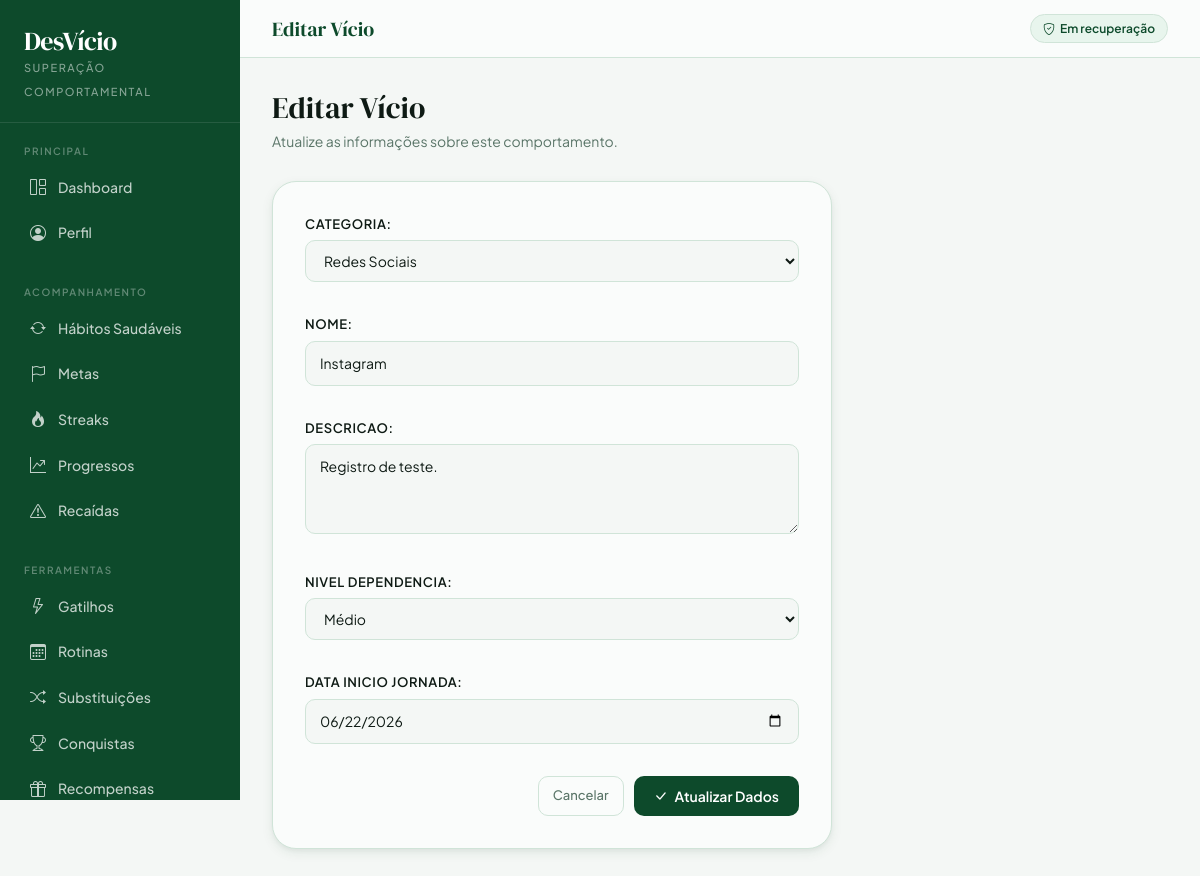
Page /vicio/3/editar/ (signed in) on the committed database.
### app/models.py (models this page shows, shortened)
class Vicio(models.Model):
    NIVEL_CHOICES = [
        ('Baixo', 'Baixo'),
        ('Médio', 'Médio'),
        ('Alto', 'Alto'),
        ('Muito Alto', 'Muito Alto'),
    ]
    usuario = models.ForeignKey(Usuario, on_delete=models.CASCADE, related_name='vicios')
    categoria = models.ForeignKey(Categoria, on_delete=models.SET_NULL, null=True, blank=True)
    nome = models.CharField(max_length=100)
    descricao = models.TextField(blank=True)
    nivel_dependencia = models.CharField(max_length=20, choices=NIVEL_CHOICES, default='Médio')
    data_inicio_jornada = models.DateField(default=timezone.now)

class Categoria(models.Model):
    nome = models.CharField(max_length=100)
    def __str__(self):
        return self.nome

### app/views.py (the view)
    def wrapper(request, *args, **kwargs):
        if not usuario_logado(request):
            messages.warning(request, 'Você precisa entrar para acessar essa página.')
            return redirect('login')
        return view_func(request, *args, **kwargs)

### app/forms.py
class VicioForm(forms.ModelForm):
    class Meta:
        model = Vicio
        fields = ['categoria', 'nome', 'descricao', 'nivel_dependencia', 'data_inicio_jornada']
        widgets = {
            'nome': forms.TextInput(attrs={'placeholder': 'Ex: Cigarro'}),
            'descricao': forms.Textarea(attrs={'placeholder': 'Breve descrição', 'rows': 3}),
            'data_inicio_jornada': forms.DateInput(attrs={'type': 'date'}),
        }

### app/views.py (called while the page is built)
def usuario_logado(request):
    user_id = request.session.get('usuario_id')
    if not user_id:
        return None
    return Usuario.objects.filter(id=user_id).first()

def login_obrigatorio(view_func):
    def wrapper(request, *args, **kwargs):
        if not usuario_logado(request):
            messages.warning(request, 'Você precisa entrar para acessar essa página.')
            return redirect('login')
        return view_func(request, *args, **kwargs)
    return wrapper

@login_obrigatorio
def editar_vicio(request, vicio_id):
    usuario = usuario_logado(request)
    vicio = get_object_or_404(Vicio, id=vicio_id, usuario=usuario)
    form = VicioForm(request.POST or None, instance=vicio)
    if request.method == 'POST' and form.is_valid():
        form.save()
        registrar_historico(usuario, f'Atualizou o vício "{vicio.nome}"', 'edicao')
        messages.success(request, 'Vício atualizado com sucesso!')
        return redirect('index')
    return render(request, 'editar_vicio.html', {'form': form, 'vicio': vicio})

### app/templates/editar_vicio.html (shortened to what this page needs)
{% extends 'base.html' %}
{% block topbar_title %}Editar Vício{% endblock %}
{% block content %}
<div class="page-header">
    <h1>Editar Vício</h1>
    <p>Atualize as informações sobre este comportamento.</p>
</div>
<div class="form-card">
    <form method="POST">
        {{ form.as_p }}
        <div style="display:flex; gap:10px; justify-content:flex-end; margin-top:8px;">
            <a href="/" class="btn-ghost">Cancelar</a>
            <button type="submit" class="btn-forest">
                <i class="bi bi-check-lg"></i> Atualizar Dados
            </button>
        </div>
    </form>
</div>
{% endblock %}

### app/templates/base.html (style rules this page uses)
:root { --ink: #0e1a14; --forest: #0d4a2b; --sage: #1a7a45; --mint: #3cb870; --pale: #e8f5ed; --paper: #f4f7f5; --cream: #fafcfb; --rule: #d0e4d8; --muted: #5a7568; --danger: #c0392b; --amber: #b8680f; --gold: #e8a020; --radius-sm: 6px; --radius-md: 10px; --radius-lg: 16px; --radius-xl: 24px; --shadow-sm: 0 1px 3px rgba(0,0,0,.07), 0 1px 2px rgba(0,0,0,.04); --shadow-md: 0 4px 12px rgba(13,74,43,.08), 0 2px 4px rgba(0,0,0,.04); --font-serif: 'DM Serif Display', Georgia, serif; --font-sans: 'Plus Jakarta Sans', system-ui, sans-serif; --font-mono: 'DM Mono', monospace; }
*, *::before, *::after { box-sizing: border-box; }
body { background: var(--paper); color: var(--ink); font-family: var(--font-sans); font-size: 15px; line-height: 1.6; margin: 0; }
.btn-forest { background: var(--forest); color: #fff; border: none; border-radius: var(--radius-md); padding: 9px 20px; font-size: 14px; font-weight: 600; font-family: var(--font-sans); cursor: pointer; text-decoration: none; display: inline-flex; align-items: center; gap: 7px; transition: background .15s, transform .1s; }
.btn-ghost { background: transparent; color: var(--muted); border: 1px solid var(--rule); border-radius: var(--radius-md); padding: 7px 14px; font-size: 13px; font-weight: 500; font-family: var(--font-sans); cursor: pointer; text-decoration: none; display: inline-flex; align-items: center; gap: 6px; transition: background .15s, color .15s; }
.page-header { margin-bottom: 28px; }
.page-header h1 { font-family: var(--font-serif); font-size: 30px; color: var(--ink); margin: 0 0 4px; }
.page-header p { color: var(--muted); font-size: 14px; margin: 0; }
.form-card { background: var(--cream); border: 1px solid var(--rule); border-radius: var(--radius-xl); padding: 32px; max-width: 560px; box-shadow: var(--shadow-md); }
.form-card label { font-size: 13px; font-weight: 600; color: var(--ink); text-transform: uppercase; letter-spacing: .6px; margin-bottom: 6px; display: block; }
.form-card input, .form-card select, .form-card textarea { width: 100%; background: var(--paper); border: 1px solid var(--rule); border-radius: var(--radius-md); padding: 10px 14px; font-size: 14px; font-family: var(--font-sans); color: var(--ink); outline: none; transition: border-color .15s, box-shadow .15s; margin-bottom: 16px; }

### rows in the picture
Vicio: categoria "Redes Sociais", descricao "Registro de teste.", nivel_dependencia "Médio", data_inicio_jornada "06/22/2026"
Categoria: nome "Instagram"
